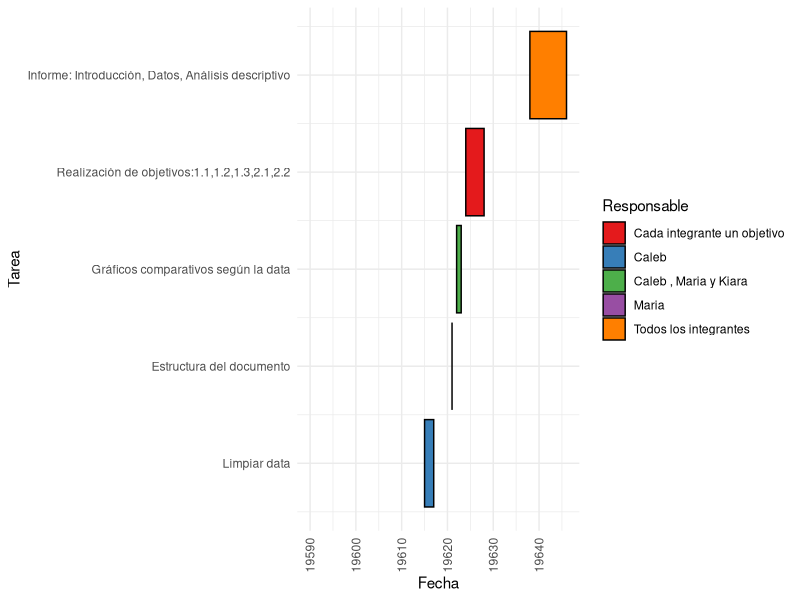
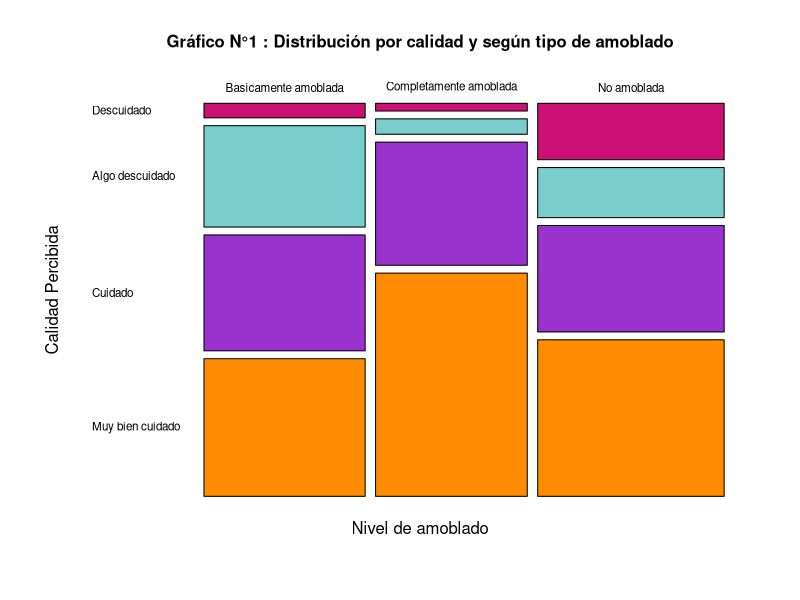
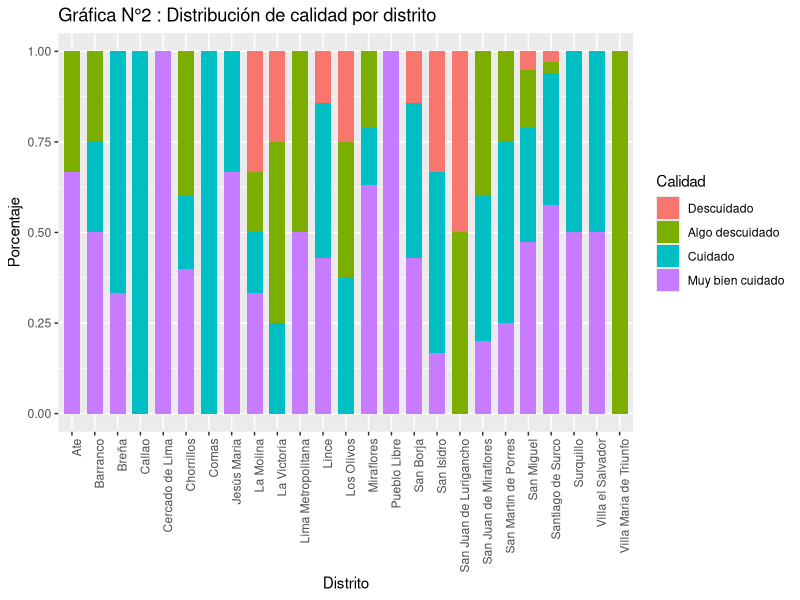
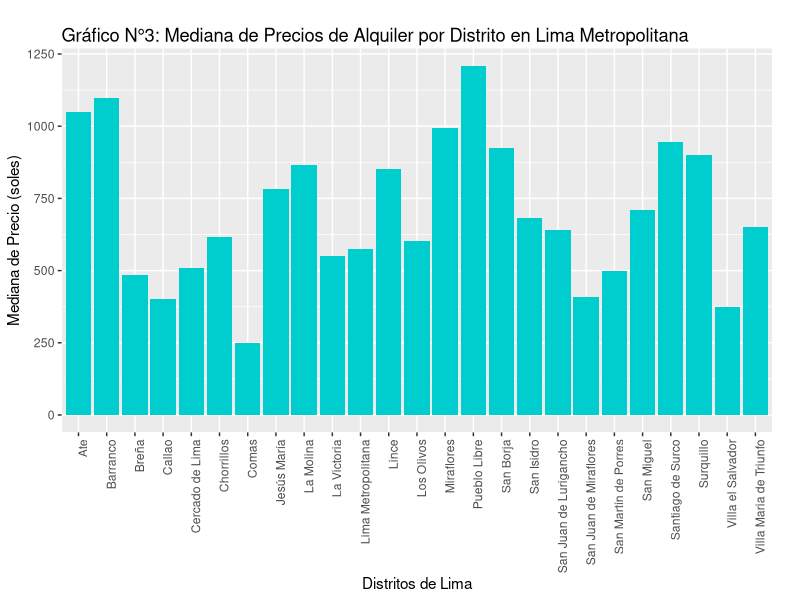
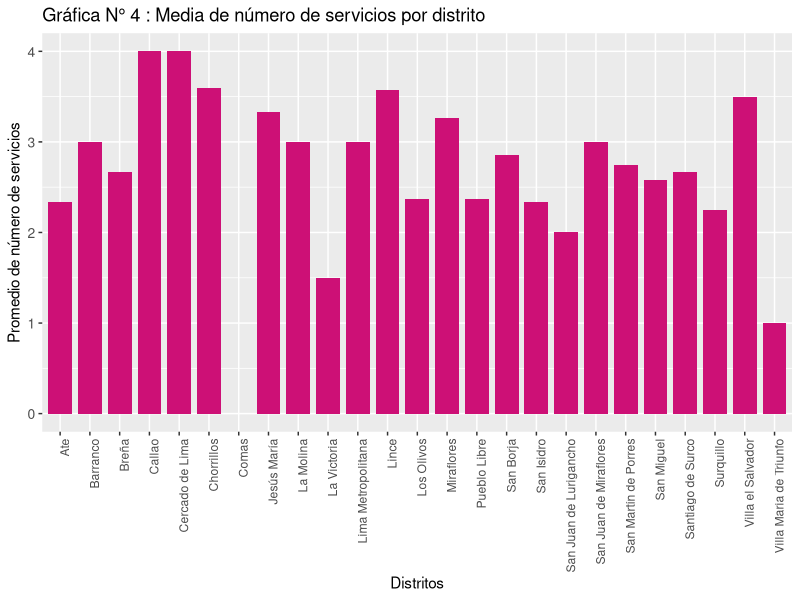
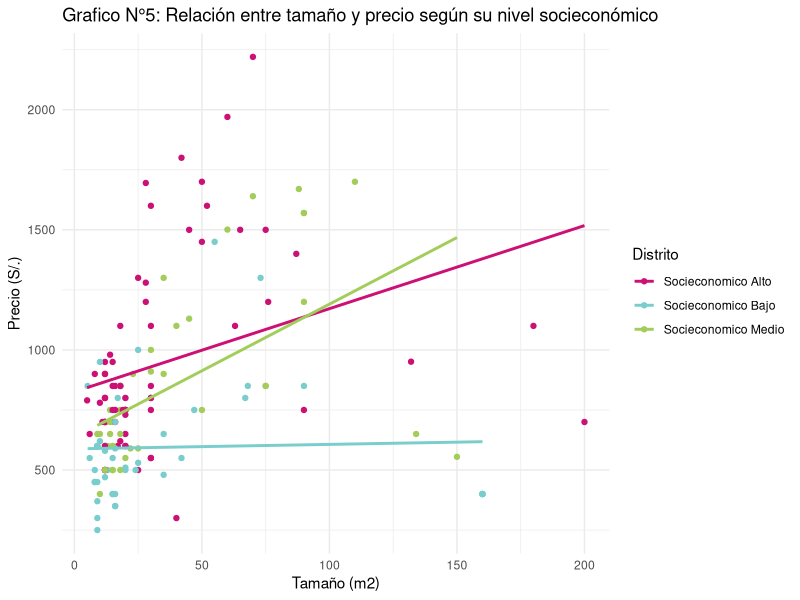
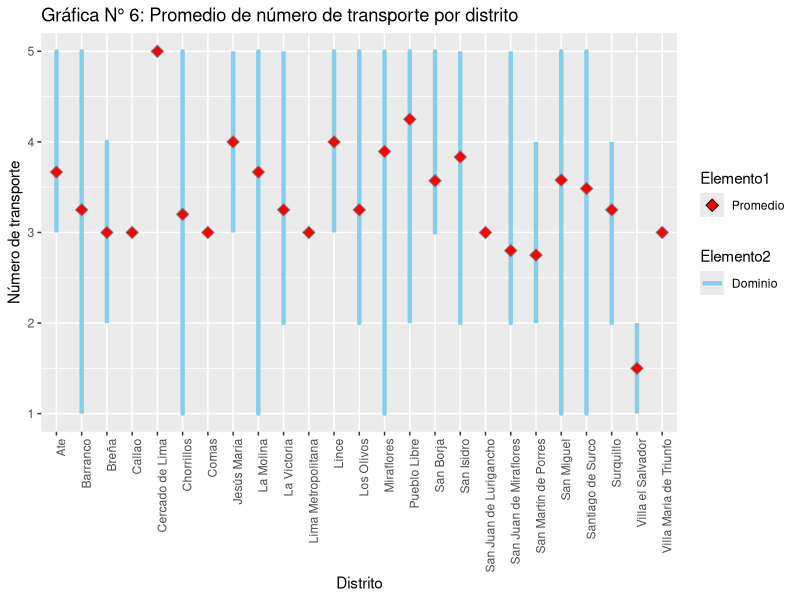
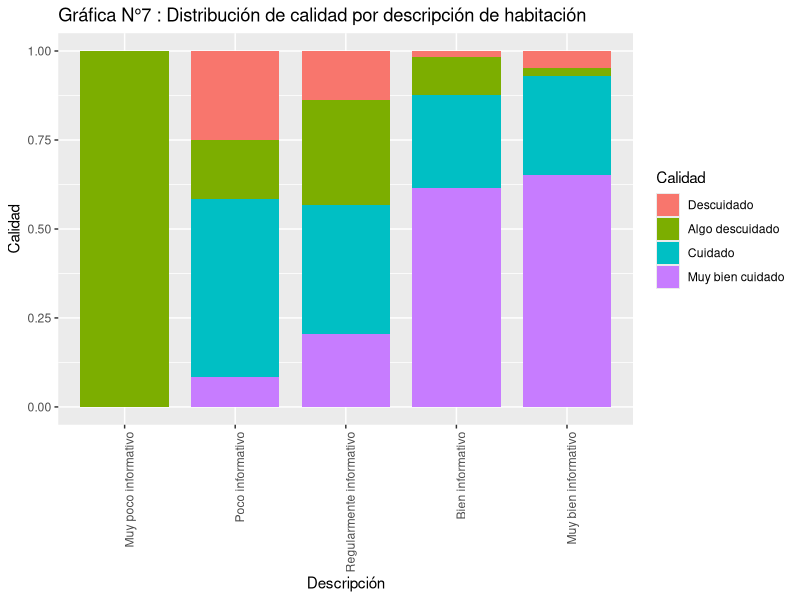

Reproduce these figures in R, in order.
## ---- chunk 1
#Instalación de librerías necesarias
library(ggplot2)
library(stringr)
library(readxl)
library(knitr)
library(dplyr)

## ---- chunk 2
library(readr)
BD <- read_csv("BD.csv")
## ---- chunk 3
##Install lubridate
##Install tidyverse
##Install ggplot2
library(tidyverse)
library(lubridate)
suppressPackageStartupMessages({
  library(lubridate)
  library(tidyverse)
  library(ggplot2)
})
# Crear un dataframe con la información de las tareas
tareas <- tibble(
  Tarea = factor(c("Creación de format",
            "Llenar formar para obtener data",
            "Limpiar data",
            "Estructura del documento",
            "Gráficos comparativos según la data",
            "Realización de objetivos:1.1,1.2,1.3,2.1,2.2",
            "Informe: Introducción, Datos, Análisis descriptivo"), 
            levels = c("Creación de forms",
                       "Llenar forms para obtener data",
                       "Limpiar data",
                       "Estructura del documento",
                       "Gráficos comparativos según la data",
                       "Realización de objetivos:1.1,1.2,1.3,2.1,2.2",
                       "Informe: Introducción, Datos, Análisis descriptivo")),
  Responsable = c("Caleb", 
                  "Todos los integrantes", 
                  "Caleb", 
                  "Maria", 
                  "Caleb , Maria y Kiara", 
                  "Cada integrante un objetivo", 
                  "Todos los integrantes"),
  Fecha_inicio = as.Date(c("2023-08-21", 
                           "2023-09-06", 
                           "2023-09-15", 
                           "2023-09-21", 
                           "2023-09-22", 
                           "2023-09-24", 
                           "2023-10-08")),
  Fecha_fin = as.Date(c("2023-08-22", 
                        "2023-09-18", 
                        "2023-09-17", 
                        "2023-09-21", 
                        "2023-09-23", 
                        "2023-09-28", 
                        "2023-10-16"))
)

# Crear el diagrama de Gantt con ggplot2
g <- ggplot(tareas, aes(ymin = Fecha_inicio, ymax = Fecha_fin, xmin = as.numeric(Tarea) - 0.45, xmax = as.numeric(Tarea) + 0.45)) +
  geom_rect(aes(fill = Responsable), color = 'black') +
  scale_x_continuous(breaks = 1:length(levels(tareas$Tarea)), labels = levels(tareas$Tarea)) +
  scale_fill_brewer(palette="Set1") +
  theme_minimal() +
  labs(y = 'Fecha', x = 'Tarea', fill = 'Responsable') +
  theme(axis.text.x = element_text(angle = 90, vjust = 0.5, hjust=1)) +
  coord_flip()

# Ajustar el tamaño del gráfico
options(repr.plot.width=15, repr.plot.height=10)
print(g)
## ---- chunk 4
BD <- BD %>%
  mutate(Zona = case_when(
    Distrito %in% c("Ate", "San Juan de Lurigancho") ~ "Lima Este",
    Distrito %in% c("Callao", "Comas", "Los Olivos", "San Martín de Porres") ~ "Lima Norte",
    Distrito %in% c("San Juan de Miraflores", "Villa María del Triunfo", "Villa el Salvador") ~ "Lima Sur",
    Distrito %in% c("Breña", "Cercado de Lima", "Jesús María", "La Molina", "La Victoria", "Lince", "Lima Metropolitana", "Miraflores", "Barranco", "Chorrillos", "San Borja", "Santiago de Surco", "San Isidro", "San Miguel", "Surquillo", "Pueblo Libre") ~ "Lima Oeste",
  ))
write.csv(BD, "BD_con_Zona.csv")
## ---- chunk 5
data_df <- data.frame(Distrito = BD$Zona, Amoblado = BD$Amoblado)
tabla_contingencia_df <- table(data_df)
tabla_df <- as.data.frame.matrix(tabla_contingencia_df)
titulo <- "Tabla 1: Distribución de Amoblamiento por Lugar"
cat(titulo, "\n\n")
knitr::kable(tabla_df, caption = titulo)
## ---- chunk 6
BD$Calidad_habitacion <- factor(BD$Calidad_habitacion, levels = c(2, 3, 4, 5),
                                labels = c("Descuidado", "Algo descuidado", "Cuidado", "Muy bien cuidado"))
tabla_contingencia <- table(Calidad_habitacion = BD$Calidad_habitacion, Amoblado = BD$Amoblado)
tabla_df <- as.data.frame.matrix(tabla_contingencia)
titulo <- "Tabla 2 : Calidad de habitación por amoblado"
cat(titulo, "\n\n")
kable(tabla_df, caption = titulo, col.names = c("Básicamente Amoblada", "Completamente Amoblada", "No amoblado"))
## ---- chunk 7
Amoblado <- BD$Amoblado
Calidad <- BD$Calidad_habitacion
colores <- c("deeppink3", "darkslategray3", "#9A32CD", "darkorange")  # Definición de paleta de colores
mosaicplot(table(Amoblado, Calidad), 
           main = "",
           cex.axis = 0.7,  # Ajustar el tamaño del texto en el eje y
           las = 1,         # Orientación vertical para el eje x, horizontal para el eje y
           color = colores,
           ylab = "Calidad Percibida",
        xlab = "Nivel de amoblado") 
title(main = "Gráfico N°1 : Distribución por calidad y según tipo de amoblado", cex.main = 1)
## ---- chunk 8
Distrito<-BD$Distrito
Calidad <-BD$Calidad_habitacion
tabla_contingencia <- table(Distrito, Calidad)
chi_squared_test <- chisq.test(tabla_contingencia)
grafico_barras <- ggplot(data = BD, aes(x = Distrito, fill = factor(Calidad))) +
  geom_bar(position = "fill", width = 0.7) +
  labs(title = "Gráfica N°2 : Distribución de calidad por distrito",
       x = "Distrito",
       y = "Porcentaje",
       fill = "Calidad") +
  theme(axis.text.x = element_text(angle = 90, hjust = 1))
print(grafico_barras)
## ---- chunk 9
resultados_mediana <- BD %>%
  group_by(Distrito) %>%
  summarize(Promedio = mean(Precio))
resultados_iqr <- BD %>%
  group_by(Distrito) %>%
  summarize(IQR = IQR(Precio))
df_mediana <- data.frame(Distrito = resultados_mediana$Distrito, Mediana = resultados_mediana$Promedio)
df_iqr <- data.frame(Distrito = resultados_iqr$Distrito, IQR = resultados_iqr$IQR)
tabla_contingencia <- full_join(df_iqr, df_mediana, by = "Distrito")

#Se calcula el rango intercuartílico para saber que tan dispersos están los precios por distritos y con ese determinar que medida de tendencia central es la más adecuada para comparar estas dos variables

colnames(tabla_contingencia) <- c("Distrito","Rango Intercuartílico","Mediana")
kable(tabla_contingencia, caption = "Tabla 3: Medidas de resumen del precio de alquiler por distrito", align = c("l", "r", "r"))
## ---- chunk 10
ggplot(tabla_contingencia, aes(x = Distrito, y = Mediana)) +
  geom_bar(stat = "identity", fill = "#00CDCD") +
  theme(axis.text.x = element_text(angle = 90, hjust = 1),
        plot.title = element_text(margin = margin(b = 2)),
        plot.margin = margin(20, 20, 5, 5)) +  
  labs(title = "Gráfico N°3: Mediana de Precios de Alquiler por Distrito en Lima Metropolitana",
       y = "Mediana de Precio (soles)",
       x = "Distritos de Lima")
## ---- chunk 11
servicios=BD$Servicios
distrito=BD$Distrito
promedios_por_servicio <- aggregate(servicios~ distrito, BD, mean)
grafico_barras2 <- ggplot(promedios_por_servicio, aes(x = distrito, y = servicios)) +
  geom_bar(stat = "identity", fill = "#CD1076", width = 0.8) +  # Ajustar el ancho de las barras
  labs(title = "Gráfica N° 4 : Media de número de servicios por distrito",
       x = "Distritos",
       y = "Promedio de número de servicios")
grafico_barras2 +
  theme(axis.text.x = element_text(angle = 90, hjust = 1)) +  # Rotar nombres en el eje x
  scale_x_discrete(labels = function(x) str_wrap(x, width = 40)) +  # Envolver nombres con str_wrap
  theme(axis.text.y = element_text(size = 10))   # Ajustar el tamaño del texto en y
## ---- chunk 12
precio <- BD$Precio # Cauntitativa continua
tamaño <- BD$Tamaño # Cuantitativa continua
distrito <- BD$Distrito 
# Agrupamos los distritos en 3 grupos
distrito <- as.factor(BD$Distrito)
distrito <- ifelse(distrito %in% c("Barranco", "Miraflores", "San Isidro", "San Borja", "Santiago de Surco"), "Socieconomico Alto", ifelse(distrito %in% c("Lince", "San Miguel", "Jesús María", "La Molina", "Pueblo Libre"), "Socieconomico Medio", "Socieconomico Bajo"))
ggplot(BD, aes(x = tamaño, y = precio, color = distrito)) + geom_point() + geom_smooth(method = "lm", se = FALSE) + scale_color_manual(values = c("Socieconomico Alto" = "deeppink3", "Socieconomico Medio" = "#A2CD5A", "Socieconomico Bajo" = "#79CDCD")) + labs(x = "Tamaño (m2)", y = "Precio (S/.)", color = "Distrito",title = "Grafico N°5: Relación entre tamaño y precio según su nivel socieconómico") + theme_minimal()
## ---- chunk 13
grafico_lineas <- ggplot(BD, aes(x = Distrito, y = Transporte_int, group = Distrito)) +
  geom_line(aes(color = "Dominio"), size = 1.5) +  
  stat_summary(fun = mean, geom = "point", aes(shape = "Promedio", color = "Promedio"), size = 3, fill = "red") + 
  labs(title = "Gráfica N° 6: Promedio de número de transporte por distrito",
       x = "Distrito",
       y = "Número de transporte") +
  theme(axis.text.x = element_text(angle = 90, hjust = 1)) +  # Inclinar nombres en el eje x
  scale_color_manual(name = "Elemento2", values = c("Dominio" = "skyblue", "P" = "red"), labels = c("Dominio", "Promedio")) +  # Agregar leyenda de color
  scale_shape_manual(name = "Elemento1", values = c("Promedio" = 23), labels = c("Promedio"))  # Agregar leyenda de forma
print(grafico_lineas)
## ---- chunk 14
BD$Descripcion <- factor(BD$Descripcion, levels = c(1, 2, 3, 4, 5),
                                labels = c("Muy poco informativo", "Poco informativo", "Regularmente informativo","Bien informativo", "Muy bien informativo"))
Descripcion<-BD$Descripcion
Calidad <- BD$Calidad_habitacion
grafico_barras_2 <- ggplot(BD, aes(x = Descripcion, fill = Calidad)) +
  geom_bar(position = "fill", width = 0.8) +
  labs(title = "Gráfica N°7 : Distribución de calidad por descripción de habitación",
       x = "Descripción",
       y = "Calidad",
       fill = "Calidad") +
  theme(axis.text.x = element_text(angle = 90, hjust = 1))
print(grafico_barras_2)
